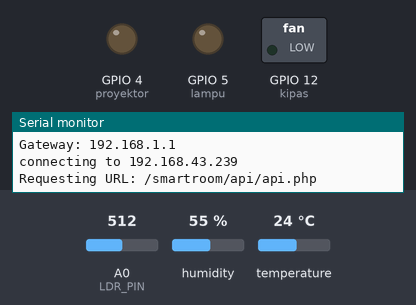
The sketch below on a simulated ESP8266 (NodeMCU). Shown: switched loads named in the sketch (green lamp = pin HIGH), output pins drawn as LEDs (lit = HIGH), the last lines printed to the serial monitor. Inputs (shaded band) come from the test bench; at power-on: A0 (LDR_PIN) = 512, humidity 55 %, temperature 24 °C. WiFi joins after 1.5 s; servers stay silent unless stated; uploads are accepted with an empty reply.

Above: at 2.7 s.
2.8 s: A0 (LDR_PIN) set to 547
At 7.3 s:
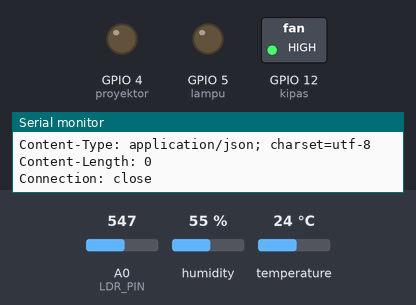
7.7 s: A0 (LDR_PIN) set to 579
Timing chart, 0 to 10.7 s (numbered marks = the images above; inputs shaded):
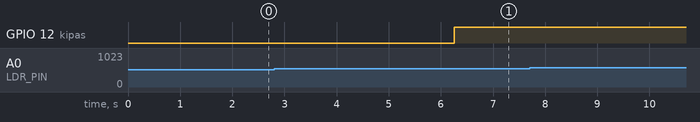

The sketch:

ESP8266_12E.ino
```cpp
#include <ESP8266WiFi.h>
#include <Adafruit_Sensor.h>
#include <DHT11.h>
#include <ArduinoJson.h>
//DEKLARASI SENSOR DHT11
#define DHTPIN 13
DHT11 dht11(DHTPIN);
//DEKLARASI SENSOR LDR
#define LDR_PIN A0
#define MAX_ADC_READING 1023
#define ADC_REF_VOLTAGE 1.0
#define REF_RESISTANCE 3150
#define LUX_CALC_SCALAR 12518931
#define LUX_CALC_EXPONENT -1.405
//DEKLARASI PIN OUTPUT
#define proyektor 4
#define lampu 5
#define kipas 12
//DEKLARASI HOST NAME, PASSWORD WIFI dan IP SERVER
const char* host_name = "SMART ROOM";
const char* password = "smartroom";
const char* host = "192.168.43.239";
//DEKLARASI VARIABEl
String url, Kipas, Lampu, Proyektor;
int ldrRawData,count,adc,cahaya,err;
float resistorVoltage, ldrVoltage, ldrResistance, suhu, humi;
void setup() {
  Serial.begin(115200);
  //Deklarasi Pin Aktuator
  pinMode(4, OUTPUT);   //Pin Proyektor
  pinMode(5, OUTPUT);   //Pin Lampu
  pinMode(12, OUTPUT);  //Pin kipas
  digitalWrite(4, 0);
  digitalWrite(5, 0);
  digitalWrite(12, 0);
  Serial.println();
  Serial.println();
  WiFi.mode(WIFI_STA);
  Serial.print("Connecting to ");
  Serial.println(host_name);
  WiFi.begin(host_name, password);
  while (WiFi.status() != WL_CONNECTED) {
    delay(500);
    Serial.print(".");}
  Serial.println("");
  Serial.println("WiFi connected");
  Serial.println("IP address: ");
  Serial.println(WiFi.localIP());
  Serial.print("Netmask: ");
  Serial.println(WiFi.subnetMask());
  Serial.print("Gateway: ");
  Serial.println(WiFi.gatewayIP());
  }
void loop() {
  Bacadata();
  }
void bacasuhu(){//BACA SENSOR SUHU
  if((err=dht11.read(humi, suhu))==0)
  {
    Serial.print("SUHU : ");
    Serial.print(suhu);
    Serial.println(" C");}}

void bacacahaya(){//BACA SENSOR CAHAYA
  for (count = 0; count <= 200; count++){
  adc = analogRead(LDR_PIN);
  if (adc > ldrRawData)ldrRawData = adc;
  delay(10);
  }
  resistorVoltage = (float)ldrRawData / MAX_ADC_READING * ADC_REF_VOLTAGE;
  ldrVoltage = ADC_REF_VOLTAGE - resistorVoltage;
  ldrResistance = ldrVoltage / resistorVoltage * REF_RESISTANCE;
  cahaya = LUX_CALC_SCALAR * pow(ldrResistance, LUX_CALC_EXPONENT);
  Serial.print("CAHAYA : ");
  Serial.print(cahaya);
  Serial.println(" lux");
  ldrRawData = 0;}

void SendDatasensor(){//KIRIM DATA KE SERVER
  WiFiClient client;
  const int httpPort = 80;
  if (!client.connect(host, httpPort)) {
    Serial.println("connection failed");
    return;}
  String url="/smartroom/api/sensor/insert.php?suhu="+String(suhu)+"&cahaya="+String(cahaya);
  Serial.print("Requesting URL:");
  Serial.println(url);
  client.print(String("GET ") + url + " HTTP/1.1\r\n" + "Host: " + host + "\r\n" + "Connection: close\r\n\r\n");
  delay(10);
  while(client.available()){
    String line = client.readStringUntil('\r');
    Serial.print(line);}}

void Bacadata(){//MEMBACA Data pada database
  Serial.print("connecting to ");
  Serial.println(host);
  WiFiClient client;
  const int httpPort = 80;
  if (!client.connect(host, httpPort)) {
    Serial.println("connection failed");
    return;}
    url = "/smartroom/api/api.php";
  Serial.print("Requesting URL: ");
  Serial.println(url);
  client.print(String("GET ") + url + " HTTP/1.1\r\n" + "Host: " + host + "\r\n" +  "Connection: keep-alive\r\n\r\n");
  delay(50);
  String section="header";
  while(client.connected()){
    String line = client.readStringUntil('\r');
    if (section=="header") { // headers..
      if (line=="\n") { // skips the empty space at the beginning
        section="json";
    }}
    else if (section=="json") {  // print the good stuff
      section="ignore";
      String result = line.substring(1);
      // Parse JSON
      int size = result.length() + 1;
      char json[size];
      result.toCharArray(json, size);
      StaticJsonBuffer<500> jsonBuffer;
      JsonObject& json_parsed = jsonBuffer.parseObject(json);
      String thsuhu = json_parsed["TRESHOLD"][0]["suhu"];
      String thcahaya = json_parsed["TRESHOLD"][0]["cahaya"];
      String Kipas = json_parsed["AKTUATOR"][0]["status"];
      String Lampu = json_parsed["AKTUATOR"][1]["status"];
      String Proyektor = json_parsed["AKTUATOR"][2]["status"];
      //BACA SENSOR SUHU
      bacasuhu();
      //BACA SENSOR CAHAYA
      bacacahaya();
      delay(100);
      Serial.println("KIRIM DATA ke SERVER");
      SendDatasensor();
      Serial.println("BACA AMBANG BATAS");
      Serial.print("Batas Suhu : ");
      Serial.println(thsuhu);
      Serial.print("Batas Cahaya : ");
      Serial.println(thcahaya);
      //FUNGSI PERBANDINGAN SUHU DAN BATAS SUHU
      if (suhu > thsuhu.toInt()){
        digitalWrite(kipas, 1);
        Serial.println("KIPAS ON");
        //update database KIPAS menjadi ON
        WiFiClient client;
        const int httpPort = 80;
        if (!client.connect(host, httpPort)) {
        Serial.println("connection failed");
        return;}
        String url = "/smartroom/api/aktuator/update1.php?status=ON";
        Serial.print("Requesting URL: ");
        Serial.println(url);
        client.print(String("GET ") + url + " HTTP/1.1\r\n" + "Host: " + host + "\r\n" + "Connection: close\r\n\r\n");
        delay(500);
        while(client.available()){
        String line = client.readStringUntil('\r');
        Serial.print(line);}
        Serial.println("UPDATE KIPAS ON");}
      //FUNGSI PERBANDINGAN SUHU DAN BATAS SUHU
      if (suhu < thsuhu.toInt()){
        digitalWrite(kipas, 0);
        Serial.println("KIPAS OFF");
        //update database KIPAS menjadi OFF
        WiFiClient client;
        const int httpPort = 80;
        if (!client.connect(host, httpPort)) {
        Serial.println("connection failed");
        return;}
        String url = "/smartroom/api/aktuator/update1.php?status=OFF";
        Serial.print("Requesting URL: ");
        Serial.println(url);
        client.print(String("GET ") + url + " HTTP/1.1\r\n" + "Host: " + host + "\r\n" + "Connection: close\r\n\r\n");
        delay(500);
        while(client.available()){
        String line = client.readStringUntil('\r');
        Serial.print(line);}
        Serial.println("UPDATE KIPAS OFF");}
      //FUNGSI PERBANDINGAN CAHAYA DAN BATAS CAHAYA
      if ((cahaya<thcahaya.toInt())&&(Proyektor=="OFF")){
        digitalWrite(lampu, 1);
        Serial.println("LAMPU ON");
        //update database LAMPU menjadi ON
        WiFiClient client;
        const int httpPort = 80;
        if (!client.connect(host, httpPort)) {
          Serial.println("connection failed");
          return;}
        String url = "/smartroom/api/aktuator/update2.php?status=ON";
        Serial.print("Requesting URL: ");
        Serial.println(url);
        client.print(String("GET ") + url + " HTTP/1.1\r\n" + "Host: " + host + "\r\n" + "Connection: close\r\n\r\n");
        delay(500);
        while(client.available()){
        String line = client.readStringUntil('\r');
        Serial.print(line);}
        Serial.println("UPDATE LAMPU ON");}
      //FUNGSI PERBANDINGAN CAHAYA DAN BATAS CAHAYA
      if (((cahaya>thcahaya.toInt()+200)||(cahaya>600))|| (Proyektor=="ON")){
        digitalWrite(lampu, 0);
        Serial.println("LAMPU OFF");
        //update database LAMPU menjadi OFF
        WiFiClient client;
        const int httpPort = 80;
        if (!client.connect(host, httpPort)) {
          Serial.println("connection failed");
          return;}
        String url = "/smartroom/api/aktuator/update2.php?status=OFF";
        Serial.print("Requesting URL: ");
        Serial.println(url);
        client.print(String("GET ") + url + " HTTP/1.1\r\n" + "Host: " + host + "\r\n" + "Connection: close\r\n\r\n");
        delay(500);
        while(client.available()){
          String line = client.readStringUntil('\r');
          Serial.print(line);}
          Serial.println("UPDATE LAMPU OFF");}
      Serial.println("BACA STATUS PROYEKTOR");
      if (Proyektor == "ON"){
        digitalWrite(proyektor, 1);
        digitalWrite(lampu, 0);
        Serial.println("PROYEKTOR ON");}
      if (Proyektor == "OFF"){
        digitalWrite(proyektor, 0);
        Serial.println("PROYEKTOR OFF");}
        Serial.println("closing connection");
        delay(10);}
    }}
```
